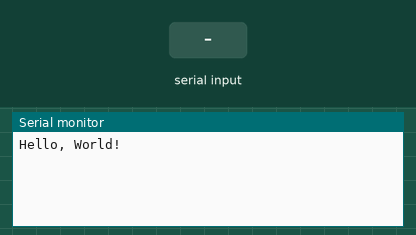
The sketch below on a simulated Arduino Uno, built with avr-gcc and run on an emulated ATmega328P. Shown: the last lines printed to the serial monitor. The test bench sets the inputs (shaded band).

Above: at 1.2 s.
1.3 s: "1" received over Serial
At 1.8 s:
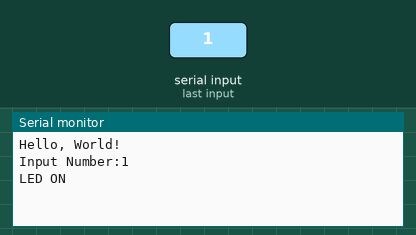
2.8 s: "0" received over Serial
At 4.2 s:
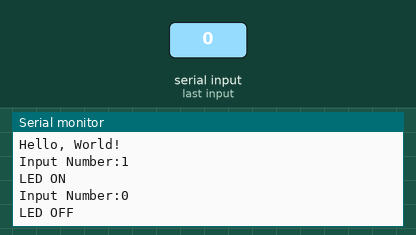

The sketch:

Lab03_Part1.ino
```cpp
const byte LED = 7;
int val;

void setup() {
  Serial.begin(9600);
  Serial.println("Hello, World!");
}

void loop() {
  if(Serial.available()) {
    val = Serial.read();
    if(val == '1') {
      digitalWrite(LED,HIGH);
      Serial.println("Input Number:1");
      Serial.println("LED ON");
    }
    else if (val == '0') {
      digitalWrite(LED,LOW);
      Serial.println("Input Number:0");
      Serial.println("LED OFF");
    }
  }
}
```

Measured:
- after the input at 1.3 s, the serial monitor: prints a new line at once (image 1)
- after the input at 2.8 s, the serial monitor: prints a new line at once (image 2)
